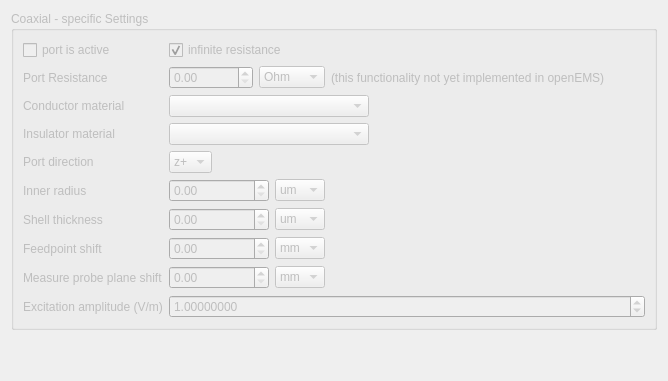
               <widget class="QWidget" name="Coaxial">
                <attribute name="title">
                 <string>Coaxial</string>
                </attribute>
                <layout class="QVBoxLayout" name="verticalLayout_29">
                 <item>
                  <widget class="QGroupBox" name="coaxialPortSettingsGroup">
                   <property name="enabled">
                    <bool>false</bool>
                   </property>
                   <property name="title">
                    <string>Coaxial - specific Settings</string>
                   </property>
                   <layout class="QGridLayout" name="gridLayout_18">
                    <item row="7" column="0">
                     <widget class="QLabel" name="label_75">
                      <property name="text">
                       <string>Feedpoint shift</string>
                      </property>
                     </widget>
                    </item>
                    <item row="2" column="0">
                     <widget class="QLabel" name="label_72">
                      <property name="text">
                       <string>Conductor material</string>
                      </property>
                     </widget>
                    </item>
                    <item row="6" column="0">
                     <widget class="QLabel" name="label_73">
                      <property name="text">
                       <string>Shell thickness</string>
                      </property>
                     </widget>
                    </item>
                    <item row="0" column="0">
                     <widget class="QCheckBox" name="coaxialPortActive">
                      <property name="text">
                       <string>port is active</string>
                      </property>
                     </widget>
                    </item>
                    <item row="3" column="0">
                     <widget class="QLabel" name="label_71">
                      <property name="text">
                       <string>Insulator material</string>
                      </property>
                     </widget>
                    </item>
                    <item row="1" column="2">
                     <layout class="QHBoxLayout" name="horizontalLayout_41">
                      <property name="leftMargin">
                       <number>0</number>
                      </property>
                      <property name="topMargin">
                       <number>0</number>
                      </property>
                      <property name="rightMargin">
                       <number>0</number>
                      </property>
                      <property name="bottomMargin">
                       <number>0</number>
                      </property>
                      <item>
                       <widget class="QDoubleSpinBox" name="coaxialPortResistanceValue">
                        <property name="enabled">
                         <bool>false</bool>
                        </property>
                        <property name="maximum">
                         <double>10000000000.000000000000000</double>
                        </property>
                       </widget>
                      </item>
                      <item>
                       <widget class="QComboBox" name="coaxialPortResistanceUnits">
                        <property name="enabled">
                         <bool>false</bool>
                        </property>
                        <property name="currentText">
                         <string>Ohm</string>
                        </property>
                        <item>
                         <property name="text">
                          <string>Ohm</string>
                         </property>
                        </item>
                        <item>
                         <property name="text">
                          <string>uOhm</string>
                         </property>
                        </item>
                        <item>
                         <property name="text">
                          <string>mOhm</string>
                         </property>
                        </item>
                        <item>
                         <property name="text">
                          <string>kOhm</string>
                         </property>
                        </item>
                        <item>
                         <property name="text">
                          <string>MOhm</string>
                         </property>
                        </item>
                        <item>
                         <property name="text">
                          <string>GOhm</string>
                         </property>
                        </item>
                       </widget>
                      </item>
                      <item>
                       <widget class="QLabel" name="label_84">
                        <property name="text">
                         <string>(this functionality not yet implemented in openEMS)</string>
                        </property>
                       </widget>
                      </item>
                      <item>
                       <spacer name="horizontalSpacer_31">
                        <property name="orientation">
                         <enum>Qt::Orientation::Horizontal</enum>
                        </property>
                        <property name="sizeHint" stdset="0">
                         <size>
                          <width>40</width>
                          <height>20</height>
                         </size>
                        </property>
                       </spacer>
                      </item>
                     </layout>
                    </item>
                    <item row="2" column="2">
                     <layout class="QHBoxLayout" name="horizontalLayout_50">
                      <item>
                       <widget class="QComboBox" name="coaxialPortConductorMaterialComboBox">
                        <property name="minimumSize">
                         <size>
                          <width>200</width>
                          <height>0</height>
                         </size>
                        </property>
                       </widget>
                      </item>
                      <item>
                       <spacer name="horizontalSpacer_42">
                        <property name="orientation">
                         <enum>Qt::Orientation::Horizontal</enum>
                        </property>
                        <property name="sizeType">
                         <enum>QSizePolicy::Policy::Expanding</enum>
                        </property>
                        <property name="sizeHint" stdset="0">
                         <size>
                          <width>40</width>
                          <height>20</height>
                         </size>
                        </property>
                       </spacer>
                      </item>
                     </layout>
                    </item>
                    <item row="7" column="2">
                     <layout class="QHBoxLayout" name="horizontalLayout_32">
                      <item>
                       <widget class="QDoubleSpinBox" name="coaxialPortFeedpointShiftValue">
                        <property name="minimumSize">
                         <size>
                          <width>100</width>
                          <height>0</height>
                         </size>
                        </property>
                        <property name="maximum">
                         <double>1000000.000000000000000</double>
                        </property>
                       </widget>
                      </item>
                      <item>
                       <widget class="QComboBox" name="coaxialPortFeedpointShiftUnits">
                        <property name="currentIndex">
                         <number>2</number>
                        </property>
                        <item>
                         <property name="text">
                          <string>m</string>
                         </property>
                        </item>
                        <item>
                         <property name="text">
                          <string>cm</string>
                         </property>
                        </item>
                        <item>
                         <property name="text">
                          <string>mm</string>
                         </property>
                        </item>
                        <item>
                         <property name="text">
                          <string>um</string>
                         </property>
                        </item>
                        <item>
                         <property name="text">
                          <string>nm</string>
                         </property>
                        </item>
                        <item>
                         <property name="text">
                          <string>pm</string>
                         </property>
                        </item>
                       </widget>
                      </item>
                      <item>
                       <spacer name="horizontalSpacer_26">
                        <property name="orientation">
                         <enum>Qt::Orientation::Horizontal</enum>
                        </property>
                        <property name="sizeHint" stdset="0">
                         <size>
                          <width>40</width>
                          <height>20</height>
                         </size>
                        </property>
                       </spacer>
                      </item>
                     </layout>
                    </item>
                    <item row="9" column="2">
                     <widget class="QDoubleSpinBox" name="coaxialPortExcitationAmplitude">
                      <property name="decimals">
                       <number>8</number>
                      </property>
                      <property name="minimum">
                       <double>-1000000.000000000000000</double>
                      </property>
                      <property name="maximum">
                       <double>1000000.000000000000000</double>
                      </property>
                      <property name="singleStep">
                       <double>0.100000000000000</double>
                      </property>
                      <property name="value">
                       <double>1.000000000000000</double>
                      </property>
                     </widget>
                    </item>
                    <item row="5" column="0">
                     <widget class="QLabel" name="label_74">
                      <property name="text">
                       <string>Inner radius</string>
                      </property>
                     </widget>
                    </item>
                    <item row="3" column="2">
                     <layout class="QHBoxLayout" name="horizontalLayout_49">
                      <item>
                       <widget class="QComboBox" name="coaxialPortMaterialComboBox">
                        <property name="minimumSize">
                         <size>
                          <width>200</width>
                          <height>0</height>
                         </size>
                        </property>
                       </widget>
                      </item>
                      <item>
                       <spacer name="horizontalSpacer_41">
                        <property name="orientation">
                         <enum>Qt::Orientation::Horizontal</enum>
                        </property>
                        <property name="sizeType">
                         <enum>QSizePolicy::Policy::Expanding</enum>
                        </property>
                        <property name="sizeHint" stdset="0">
                         <size>
                          <width>40</width>
                          <height>20</height>
                         </size>
                        </property>
                       </spacer>
                      </item>
                     </layout>
                    </item>
                    <item row="8" column="0">
                     <widget class="QLabel" name="label_76">
                      <property name="text">
                       <string>Measure probe plane shift</string>
                      </property>
                     </widget>
                    </item>
                    <item row="4" column="2">
                     <layout class="QHBoxLayout" name="horizontalLayout_42">
                      <item>
                       <widget class="QComboBox" name="coaxialPortDirection">
                        <property name="currentText">
                         <string>z+</string>
                        </property>
                        <item>
                         <property name="text">
                          <string>z+</string>
                         </property>
                        </item>
                        <item>
                         <property name="text">
                          <string>z-</string>
                         </property>
                        </item>
                        <item>
                         <property name="text">
                          <string>x+</string>
                         </property>
                        </item>
                        <item>
                         <property name="text">
                          <string>x-</string>
                         </property>
                        </item>
                        <item>
                         <property name="text">
                          <string>y+</string>
                         </property>
                        </item>
                        <item>
                         <property name="text">
                          <string>y-</string>
                         </property>
                        </item>
                       </widget>
                      </item>
                      <item>
                       <spacer name="horizontalSpacer_34">
                        <property name="orientation">
                         <enum>Qt::Orientation::Horizontal</enum>
                        </property>
                        <property name="sizeHint" stdset="0">
                         <size>
                          <width>40</width>
                          <height>20</height>
                         </size>
                        </property>
                       </spacer>
                      </item>
                     </layout>
                    </item>
                    <item row="8" column="2">
                     <layout class="QHBoxLayout" name="horizontalLayout_33">
                      <item>
                       <widget class="QDoubleSpinBox" name="coaxialPortMeasureShiftValue">
                        <property name="minimumSize">
                         <size>
                          <width>100</width>
                          <height>0</height>
                         </size>
                        </property>
                        <property name="maximum">
                         <double>1000000.000000000000000</double>
                        </property>
                       </widget>
                      </item>
                      <item>
                       <widget class="QComboBox" name="coaxialPortMeasureShiftUnits">
                        <property name="currentIndex">
                         <number>2</number>
                        </property>
                        <item>
                         <property name="text">
                          <string>m</string>
                         </property>
                        </item>
                        <item>
                         <property name="text">
                          <string>cm</string>
                         </property>
                        </item>
                        <item>
                         <property name="text">
                          <string>mm</string>
                         </property>
                        </item>
                        <item>
                         <property name="text">
                          <string>um</string>
                         </property>
                        </item>
                        <item>
                         <property name="text">
                          <string>nm</string>
                         </property>
                        </item>
                        <item>
                         <property name="text">
                          <string>pm</string>
                         </property>
                        </item>
                       </widget>
                      </item>
                      <item>
                       <spacer name="horizontalSpacer_27">
                        <property name="orientation">
                         <enum>Qt::Orientation::Horizontal</enum>
                        </property>
                        <property name="sizeHint" stdset="0">
                         <size>
                          <width>40</width>
                          <height>20</height>
                         </size>
                        </property>
                       </spacer>
                      </item>
                     </layout>
                    </item>
                    <item row="6" column="2">
                     <layout class="QHBoxLayout" name="horizontalLayout_30">
                      <item>
                       <widget class="QDoubleSpinBox" name="coaxialPortShellThicknessValue">
                        <property name="minimumSize">
                         <size>
                          <width>100</width>
                          <height>0</height>
                         </size>
                        </property>
                        <property name="maximum">
                         <double>1000000.000000000000000</double>
                        </property>
                       </widget>
                      </item>
                      <item>
                       <widget class="QComboBox" name="coaxialPortShellThicknessUnits">
                        <property name="currentIndex">
                         <number>3</number>
                        </property>
                        <item>
                         <property name="text">
                          <string>m</string>
                         </property>
                        </item>
                        <item>
                         <property name="text">
                          <string>cm</string>
                         </property>
                        </item>
                        <item>
                         <property name="text">
                          <string>mm</string>
                         </property>
                        </item>
                        <item>
                         <property name="text">
                          <string>um</string>
                         </property>
                        </item>
                        <item>
                         <property name="text">
                          <string>nm</string>
                         </property>
                        </item>
                        <item>
                         <property name="text">
                          <string>pm</string>
                         </property>
                        </item>
                       </widget>
                      </item>
                      <item>
                       <spacer name="horizontalSpacer_24">
                        <property name="orientation">
                         <enum>Qt::Orientation::Horizontal</enum>
                        </property>
                        <property name="sizeHint" stdset="0">
                         <size>
                          <width>40</width>
                          <height>20</height>
                         </size>
                        </property>
                       </spacer>
                      </item>
                     </layout>
                    </item>
                    <item row="4" column="0">
                     <widget class="QLabel" name="label_87">
                      <property name="text">
                       <string>Port direction</string>
                      </property>
                     </widget>
                    </item>
                    <item row="1" column="0">
                     <widget class="QLabel" name="label_86">
                      <property name="text">
                       <string>Port Resistance</string>
                      </property>
                     </widget>
                    </item>
                    <item row="5" column="2">
                     <layout class="QHBoxLayout" name="horizontalLayout_31">
                      <item>
                       <widget class="QDoubleSpinBox" name="coaxialPortInnerRadiusValue">
                        <property name="minimumSize">
                         <size>
                          <width>100</width>
                          <height>0</height>
                         </size>
                        </property>
                        <property name="maximum">
                         <double>1000000.000000000000000</double>
                        </property>
                       </widget>
                      </item>
                      <item>
                       <widget class="QComboBox" name="coaxialPortInnerRadiusUnits">
                        <property name="currentIndex">
                         <number>3</number>
                        </property>
                        <item>
                         <property name="text">
                          <string>m</string>
                         </property>
                        </item>
                        <item>
                         <property name="text">
                          <string>cm</string>
                         </property>
                        </item>
                        <item>
                         <property name="text">
                          <string>mm</string>
                         </property>
                        </item>
                        <item>
                         <property name="text">
                          <string>um</string>
                         </property>
                        </item>
                        <item>
                         <property name="text">
                          <string>nm</string>
                         </property>
                        </item>
                        <item>
                         <property name="text">
                          <string>pm</string>
                         </property>
                        </item>
                       </widget>
                      </item>
                      <item>
                       <spacer name="horizontalSpacer_25">
                        <property name="orientation">
                         <enum>Qt::Orientation::Horizontal</enum>
                        </property>
                        <property name="sizeHint" stdset="0">
                         <size>
                          <width>40</width>
                          <height>20</height>
                         </size>
                        </property>
                       </spacer>
                      </item>
                     </layout>
                    </item>
                    <item row="9" column="0">
                     <widget class="QLabel" name="label_80">
                      <property name="text">
                       <string>Excitation amplitude (V/m)</string>
                      </property>
                     </widget>
                    </item>
                    <item row="0" column="2">
                     <widget class="QCheckBox" name="coaxialPortInfinitResistance">
                      <property name="text">
                       <string>infinite resistance</string>
                      </property>
                      <property name="checked">
                       <bool>true</bool>
                      </property>
                     </widget>
                    </item>
                   </layout>
                  </widget>
                 </item>
                 <item>
                  <spacer name="verticalSpacer_17">
                   <property name="orientation">
                    <enum>Qt::Orientation::Vertical</enum>
                   </property>
                   <property name="sizeHint" stdset="0">
                    <size>
                     <width>20</width>
                     <height>40</height>
                    </size>
                   </property>
                  </spacer>
                 </item>
                </layout>
               </widget>
